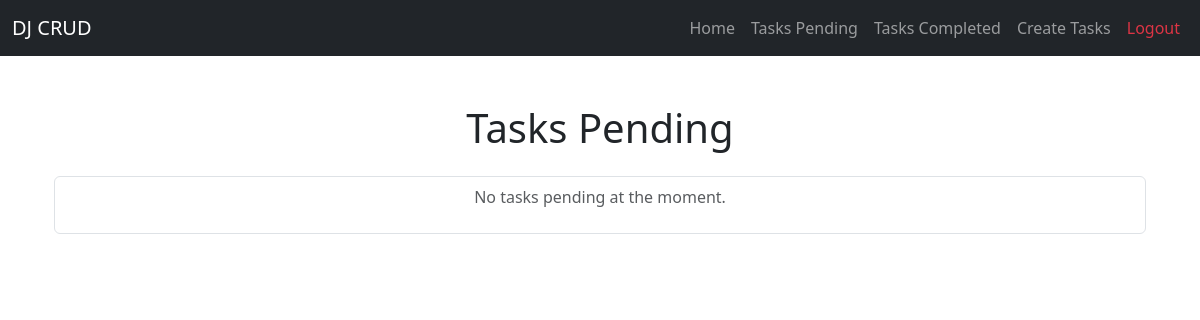
The page /tasks/ (signed in) on the database as committed earlier.
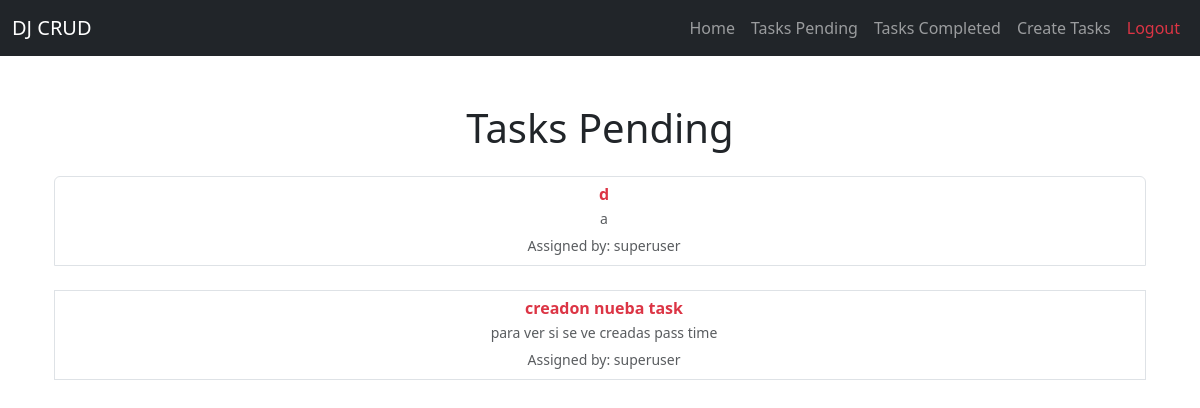
The same page on the database as committed later.
### tasks/models.py (models this page shows, shortened)
class Task(models.Model):
    title = models.CharField(max_length=100)
    description = models.TextField(blank=True)
    created = models.DateTimeField(auto_now_add=True)
    datecompleted = models.DateTimeField(null=True, blank=True)
    important = models.BooleanField(default=False)
    user = models.ForeignKey(User, on_delete=models.CASCADE)

### tasks/views.py (the view)
# urls.py: path('tasks/', views.tasks, name='tasks'),
@login_required
def tasks(request):
    tasks = Task.objects.filter(user=request.user, datecompleted__isnull=True)
    return render(request, 'tasks.html', {'tasks': tasks})

### tasks/templates/tasks.html (shortened to what this page needs)
{% extends 'base.html' %}
{% block content %}
<main class="container mt-5">
    <h1 class="text-center mb-4">Tasks Pending</h1>
    <ul class="list-group">
        {% for task in tasks %}
        <li class="list-group-item mb-4 text-center">
            <div class="ms-2 me-auto">
                <a href="{% url 'task_detail' task.id %}" class="text-decoration-none text-dark">
                    {% if task.important %}
                    <h6 class="fw-bold text-danger mb-1">{{ task.title }}</h6>
                    {% else %}
                    <h6 class="fw-normal mb-1">{{ task.title }}</h6>
                    {% endif %}
                <p class="mb-1 text-muted small">{{ task.description }}</p>
                <p class="mb-0 text-muted"><small>Assigned by: {{ task.user.username }}</small></p>
            </div>
        </li>
        {% empty %}
        <li class="list-group-item text-center">
            <p class="text-muted">No tasks pending at the moment.</p>
        </li>
        {% endfor %}
    </ul>
</main>
{% endblock %}

### tasks/templates/base.html (shortened to what this page needs)
<!DOCTYPE html>
<html lang="en">
<head>
    <link rel="stylesheet" href="https://cdn.jsdelivr.net/npm/bootstrap@5.3.3/dist/css/bootstrap.min.css">
</head>
<body>
<nav class="navbar navbar-expand-lg navbar-dark bg-dark">
    <div class="container-fluid">
        <a class="navbar-brand" href="#">DJ CRUD</a>
        <div class="collapse navbar-collapse" id="navbarNav">
            <ul class="navbar-nav ms-auto">
                <li class="nav-item">
                    <a class="nav-link" href="/">Home</a>
                </li>
                {% if user.is_authenticated %}
                <li class="nav-item">
                    <a class="nav-link" href="{% url 'tasks' %}">Tasks Pending</a>
                </li>
                <li class="nav-item">
                    <a class="nav-link" href="{% url 'tasks_completed' %}">Tasks Completed</a>
                </li>
                <li class="nav-item">
                    <a class="nav-link" href="/tasks/create">Create Tasks</a>
                </li>
                <li class="nav-item">
                    <a class="nav-link text-danger" href="/logout">Logout</a>
                </li>
                {% endif %}
            </ul>
        </div>
    </div>
</nav>
<div class="container mt-4">
    {% block content %}
    {% endblock %}
</div>
</body>
</html>

Rows that differ between the two databases and show on the page:
added Task: title "d", description "a", user.username "superuser"
added Task: title "creadon nueba task", description "para ver si se ve creadas pass time", user.username "superuser"
Other text that changed with them:
text no longer shown: "No tasks pending at the moment."
